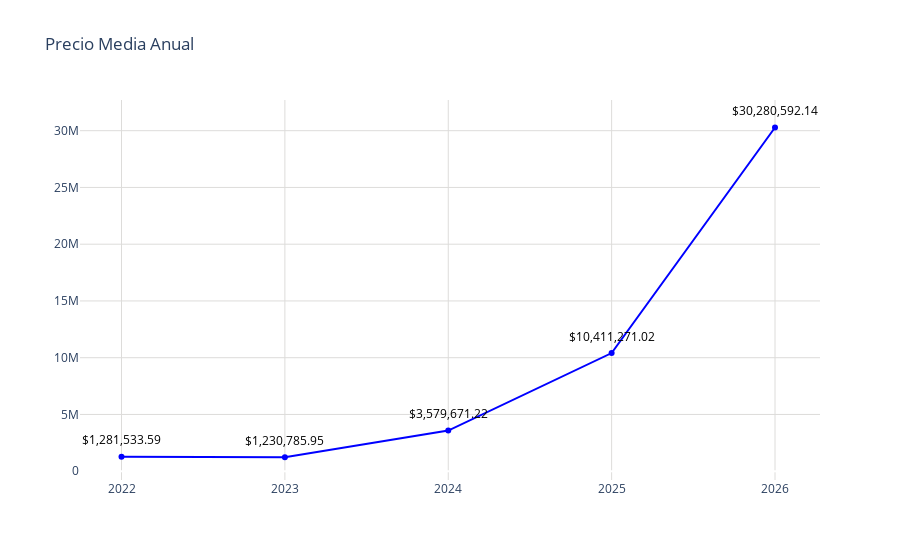

Write notebook code for a chart like this one.
### Code cell
# Datos
año = tulancingo_precio_media_anual['año']
promedio = tulancingo_precio_media_anual['precio']

fig = go.Figure()
fig.add_trace(go.Scatter(
    x=año,
    y=promedio,
    mode='markers+lines',
    marker=dict(color='blue'),
))
# Agregar anotaciones para mostrar los valores encima de los puntos
for a, p in zip(año, promedio):
    fig.add_annotation(
        x=a,
        y=p,
        text=f"${p:,.2f}",  # Formatear el valor del promedio como moneda
        showarrow=False,
        font=dict(color='black', size=12),
        xshift=0,
        yshift=17,
        textangle=0
    )
# Actualizar diseño
fig.update_layout(
    title='Precio Media Anual',
    yaxis=dict(
        #range=[0, 10000000],  # Establecer el rango del eje y
        #tickvals=[0, 1000000,5000000, 10000000],  # Definir los valores de las marcas en el eje y
        #ticktext=['$0.00', '$500,000.00', '$1,000,000.00'],  # Definir el texto de las marcas en el eje y
        gridcolor='#dddcda',   # Color de las líneas de la cuadrícula
        gridwidth=1  # Ancho de las líneas de la cuadrícula
    ),
    xaxis=dict(
        gridcolor='#dddcda', 
        tickmode='array',
        tickvals=año,
        ticktext=año
    ),
    plot_bgcolor='rgba(0,0,0,0)'
)
# Exportar gráfica como archivo HTML
def guardar_grafico_como_html(fig, nombre_archivo, carpeta='graficas'):
    # Crear la carpeta si no existe
    if not os.path.exists(carpeta):
        os.makedirs(carpeta)
    
    # Gráfica como archivo HTML en la carpeta especificada
    pio.write_html(fig, f'{carpeta}/{nombre_archivo}.html')

guardar_grafico_como_html(fig, 'g_scatt_preciomediaanual_prom_tulancingo', carpeta='graficas')
fig.show()

### Figure 1 — Plotly figure (JSON) as saved in the notebook; plotly's stock layout.template omitted (floating-point values rounded to 4 significant figures)
{"data": [{"marker": {"color": "blue"}, "mode": "markers+lines", "type": "scatter", "x": [2022, 2023, 2024, 2025, 2026], "y": [1282000.0, 1231000.0, 3580000.0, 10410000.0, 30280000.0]}], "layout": {"annotations": [{"font": {"color": "black", "size": 12}, "showarrow": false, "text": "$1,281,533.59", "textangle": 0, "x": 2022, "xshift": 0, "y": 1282000.0, "yshift": 17}, {"font": {"color": "black", "size": 12}, "showarrow": false, "text": "$1,230,785.95", "textangle": 0, "x": 2023, "xshift": 0, "y": 1231000.0, "yshift": 17}, {"font": {"color": "black", "size": 12}, "showarrow": false, "text": "$3,579,671.22", "textangle": 0, "x": 2024, "xshift": 0, "y": 3580000.0, "yshift": 17}, {"font": {"color": "black", "size": 12}, "showarrow": false, "text": "$10,411,271.02", "textangle": 0, "x": 2025, "xshift": 0, "y": 10410000.0, "yshift": 17}, {"font": {"color": "black", "size": 12}, "showarrow": false, "text": "$30,280,592.14", "textangle": 0, "x": 2026, "xshift": 0, "y": 30280000.0, "yshift": 17}], "plot_bgcolor": "rgba(0,0,0,0)", "title": {"text": "Precio Media Anual"}, "xaxis": {"gridcolor": "#dddcda", "tickmode": "array", "ticktext": [2022, 2023, 2024, 2025, 2026], "tickvals": [2022, 2023, 2024, 2025, 2026]}, "yaxis": {"gridcolor": "#dddcda", "gridwidth": 1}}}
